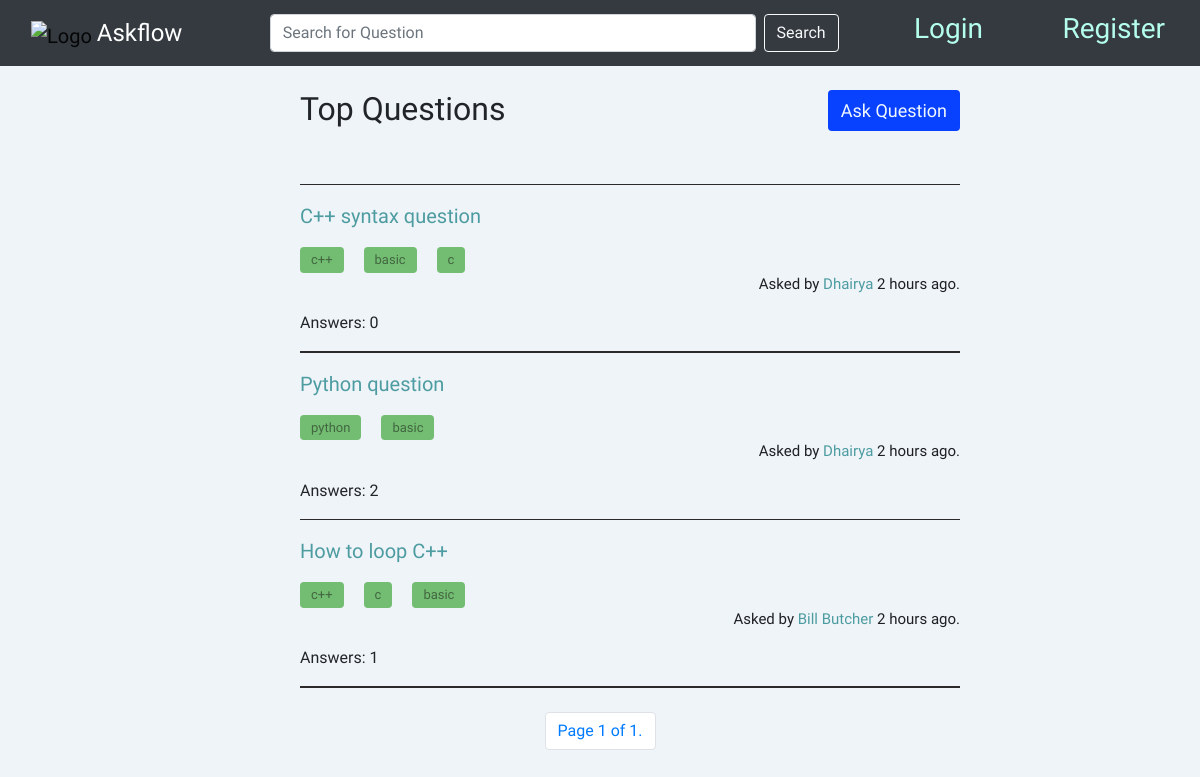
Page /tag/basic on the committed database.
### overflow/models.py (models this page shows, shortened)
class Question(models.Model):
    title = models.CharField(max_length=500)
    body = models.TextField()
    upvotes = models.IntegerField(default=0)
    downvotes = models.IntegerField(default=0)
    user = models.ForeignKey(
        User, on_delete=models.CASCADE, related_name="get_questions"
    )
    date = models.DateTimeField(auto_now_add=True)
    no_answer = models.IntegerField(default=0)
    verified_answer = models.BooleanField(default=False)
    def __str__(self):
        return f"{self.title} asked by {self.user.username}"

class Tags(models.Model):
    tag = models.CharField(max_length=50)
    question = models.ForeignKey(
        Question, on_delete=models.CASCADE, related_name="get_tags"
    )
    class Meta:
        unique_together = (
            "tag",
            "question",
        )
    def __str__(self):
        return f"{self.tag} for {self.question.id}"

class User(AbstractUser):
    joined_date = models.DateTimeField(auto_now_add=True)
    answers = models.IntegerField(default=0)
    questions = models.IntegerField(default=0)

### overflow/views.py (the view)
# urls.py: path("tag/<str:name>", views.tag, name="tag"),
def tag(request, name):
    tags = Tags.objects.filter(tag=name)
    if len(tags) == 0:
        return HttpResponseRedirect(reverse("index"))
    else:
        obj = []
        for tag in tags:
            t = Tags.objects.filter(question=tag.question)
            dd = datetime.now(timezone.utc) - tag.question.date
            min = int(round(dd.total_seconds() / 60, 0))
            time = int(round(dd.total_seconds() / 3600, 0))
            if time < 1:
                time = f"{min} minutes"
            else:
                time = f"{time} hours"
            obj.append(
                {
                    "que": tag.question,
                    "tags": t,
                    "days": f"{(datetime.now(timezone.utc) - tag.question.date).days} days",
                    "time": time,
                }
            )
        print(obj)
        paginator = Paginator(obj, 4)
        page_number = request.GET.get("page")
        page_obj = paginator.get_page(page_number)
        return render(
            request,
            "overflow/index.html",
            {
                "objects": page_obj,
            },
        )

### overflow/templates/overflow/index.html (shortened to what this page needs)
{% extends "overflow/layout.html" %}
{% block body %}
<div class="index mt-4">
    <div class="d-flex justify-content-between mb-5">
     <h2>Top Questions</h2>
     <a class="btn" style="font-size: 18px; height: 80%;" href="{% url 'askQuestion' %}">Ask Question</a>
    </div>
    {% for object in objects %}
      <hr />
      <a href="{% url 'question' object.que.id %}"><p>{{ object.que.title }}</p></a>
      <div class="d-flex justify-content-start pl-10">
        {% for tag in object.tags %}
        <a id="tag" class="btn" href="{% url 'tag' tag.tag %}">{{ tag.tag }}</a>
        {% endfor %}
      </div>
      <div class="d-flex justify-content-end">
        <p id="user">Asked by <a id="username" href="{% url 'profile' object.que.user.id %}"> {{ object.que.user.username }} </a>
        {% if object.days == "0 days" %}
            {{object.time}} ago.
        {% else %}
            {{object.days}} ago.
        {% endif %}
        </p>
        <br />
      </div>
        <p>Answers: {{object.que.no_answer}}</p>
    {% endfor %}
       <hr />
</div>
 <div class="d-flex justify-content-center mt-4">
 <nav aria-label="Page navigation example" id="foo">
  <ul class="pagination">
      <li class="page-item" ><span class="current page-link">
          Page {{ objects.number }} of {{ objects.paginator.num_pages }}.
      </span></li>
    </ul>
</nav>
</div>
{% endblock %}

### overflow/static/overflow/styles.css (style rules this page uses)
body { background-color: #EFF4F8; font-family: 'Catamaran', sans-serif; }
a { text-decoration: none; }

### overflow/static/overflow/index.css (style rules this page uses)
.index { display: block; margin-top: 20px; margin-left: 25%; margin-right: 20%; }
.index .btn { background-color: rgb(8, 65, 254); color: aliceblue; }
hr { size: 3; color: black; height: 1.5px; border-width:0; background-color:rgb(43, 41, 41) }
.index a { text-decoration: none; font-size: 20px; color: #4D9CA1; font-weight: 500; }
a#tag.btn { font-size: 13px; font-weight: 500; width: fit-content; padding: 2px 10px; background-color: #73BD72; color: rgba(16, 15, 15, 0.496); margin-right: 20px; }
.d-flex.justify-content-end p#user { font-size: 15px; color: #1f2023; }
a#username { font-size: 15px; cursor: pointer; }

### rows in the picture
Question: que "C++ syntax question", que.user.username "Dhairya", time "2 hours", que.no_answer "0"
Tags: tag "c++"
Tags: tag "basic"
Tags: tag "c"
Question: que "Python question", que.user.username "Dhairya", time "2 hours", que.no_answer "2"
Tags: tag "python"
Tags: tag "basic"
Question: que "How to loop C++", que.user.username "Bill Butcher", time "2 hours", que.no_answer "1"
Tags: tag "c++"
Tags: tag "c"
Tags: tag "basic"

### other values in the picture
{{ objects.number }} "1"
{{ objects.paginator.num_pages }} "1"
